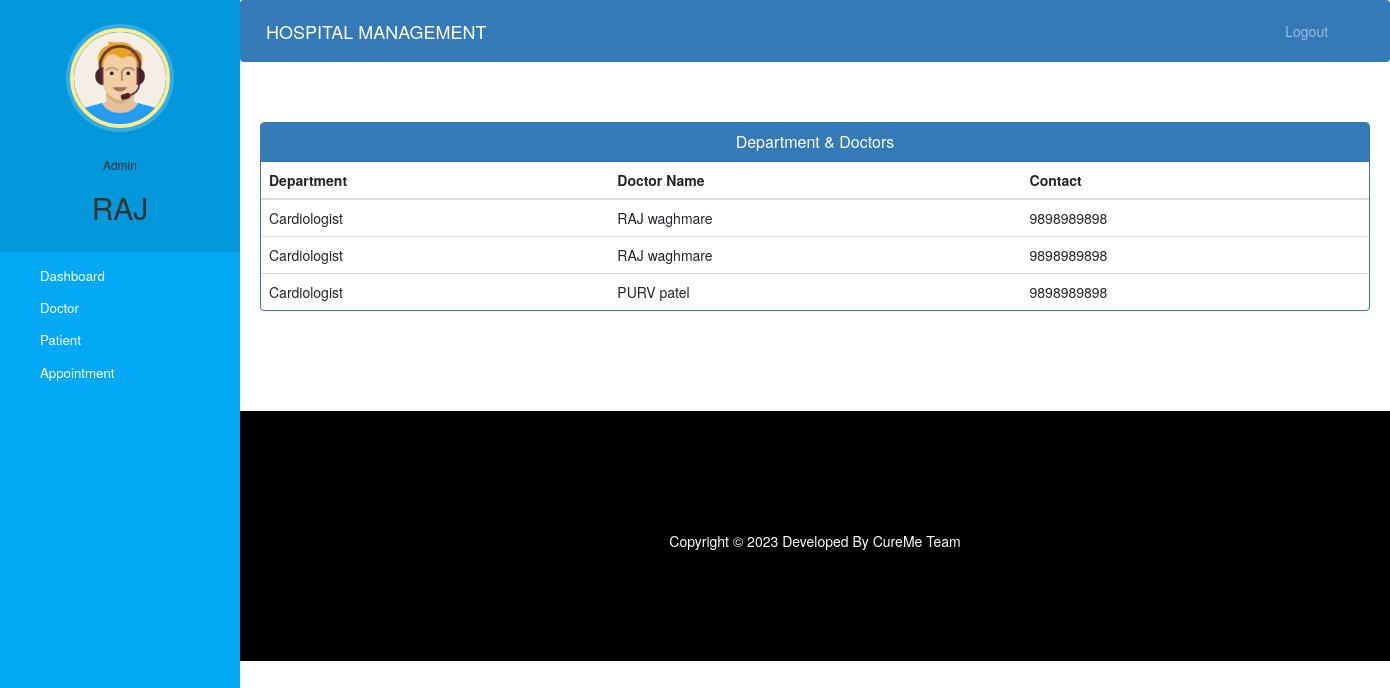
Screenshot of /admin-view-doctor-specialisation (signed in) with the database file from the repository.
### hospital/models.py (models this page shows, shortened)
class Doctor(models.Model):
    user=models.OneToOneField(User,on_delete=models.CASCADE)
    profile_pic= models.ImageField(upload_to='profile_pic/DoctorProfilePic/',null=True,blank=True)
    address = models.CharField(max_length=40)
    mobile = models.CharField(max_length=20,null=True)
    department= models.CharField(max_length=50,choices=departments,default='Cardiologist')
    status=models.BooleanField(default=False)
    @property
    def get_name(self):
        return self.user.first_name+" "+self.user.last_name

### hospital/views.py (the view)
# urls.py: path('admin-view-doctor-specialisation',views.admin_view_doctor_specialisation_view,name='admin-view-doctor-specialisation'),
@login_required(login_url='adminlogin')
@user_passes_test(is_admin)
def admin_view_doctor_specialisation_view(request):
    doctors=models.Doctor.objects.all().filter(status=True)
    return render(request,'hospital/admin_view_doctor_specialisation.html',{'doctors':doctors})

### hospital/views.py (called while the page is built)
def is_admin(user):
    return user.groups.filter(name='ADMIN').exists()

### templates/hospital/admin_view_doctor_Specialisation.html (shortened to what this page needs)
{% extends 'hospital/admin_base.html' %}
{% block content %}
<head>
  <link href="//netdna.bootstrapcdn.com/bootstrap/3.0.0/css/bootstrap.min.css" rel="stylesheet" id="bootstrap-css">
</head>
<div class="container">
  <div class="panel panel-primary">
    <div class="panel-heading">
      <h6 class="panel-title">Department & Doctors</h6>
    </div>
    <table class="table table-hover" id="dev-table">
      <thead>
        <tr>
          <th>Department</th>
          <th>Doctor Name</th>
          <th>Contact</th>
        </tr>
      </thead>
      {% for d in doctors %}
      <tr>
        <td>{{d.department}}</td>
        <td> {{d.get_name}}</td>
        <td>{{d.mobile}}</td>
      </tr>
      {% endfor %}
    </table>
  </div>
</div>
{% endblock content %}

### templates/hospital/admin_base.html (shortened to what this page needs)
<!DOCTYPE html>
{% load static %}
<html lang="en">
<head>
  <link rel="stylesheet" href="https://stackpath.bootstrapcdn.com/bootstrap/4.3.1/css/bootstrap.min.css">
  <link rel="stylesheet" href="https://maxcdn.bootstrapcdn.com/font-awesome/4.7.0/css/font-awesome.min.css">
  <link rel="stylesheet" href="{% static '/style.css' %}">
</head>
<body>
  <nav class="menu" tabindex="0">
    <header class="avatar">
      <img src="{% static "images/adminpropic.png" %}" />
      <br><br>
      <h6>Admin</h6>
      <h2>{{request.user.first_name}}</h2>
    </header>
    <ul>
      <li tabindex="0" class="icon-dashboard"> <a style="color:white; text-decoration:none;" href="/admin-dashboard"><span>Dashboard</span></a> </li>
      <li tabindex="0" class="icon-customers"> <a style="color:white; text-decoration:none;" href="/admin-doctor"><span>Doctor</span></a></li>
      <li tabindex="0" class="icon-users"> <a style="color:white; text-decoration:none;" href="/admin-patient"><span>Patient</span></a></li>
      <li tabindex="0" class="icon-calendar"> <a style="color:white; text-decoration:none;" href="/admin-appointment"><span>Appointment</span></a></li>
    </ul>
  </nav>
  <main>
    <div class="bs-example">
      <nav class="navbar navbar-expand-md  navbar-dark fixed-top" style="background:#337AB7;">
        <a href="/admin-dashboard" class="navbar-brand">HOSPITAL MANAGEMENT</a>
        <div class="collapse navbar-collapse justify-content-between" id="navbarCollapse">
          <div class="navbar-nav" style=" margin-left: 90%;">
            <a href="/logout" class="nav-item nav-link">Logout</a>
          </div>
        </div>
      </nav>
    </div>
    <br><br>
    {% block content %}
    {% endblock content %}
    <br><br><br><br>
    <footer>
      <br>
      <div class="container">
        <div class="row">
          <div class="col-md-12 col-sm-12">
            <div style="color:#ffffff;" class="wow fadeInUp footer-copyright">
              <p>
                Copyright &copy; 2023 Developed By CureMe Team </p>
            </div>
          </div>
        </div>
      </div>
    </footer>
  </main>
</body>
</html>

### static/style.css (style rules this page uses)
body { padding-left: 240px; }
main { position: relative; height: 100vh; }
.menu { background: #5bc995; height: 100vh; width: 240px; position: fixed; top: 0px; left: 0; z-index: 5; outline: none; }
.menu .avatar { background: rgba(0, 0, 0, 0.1); padding: 2em 0.5em; text-align: center; }
.menu .avatar img { width: 100px; border-radius: 50%; overflow: hidden; border: 4px solid #ffea92; box-shadow: 0 0 0 4px rgba(255, 255, 255, 0.2); }
.menu .avatar h2 { font-weight: normal; margin-bottom: 0; }
.menu ul { list-style: none; padding: 0.5em 0; margin: 0; }
.menu ul li { padding: 0.5em 1em 0.5em 3em; font-size: 0.95em; font-weight: regular; background-repeat: no-repeat; background-position: left 15px center; background-size: auto 20px; transition: all 0.15s linear; cursor: pointer; }
.menu ul li.icon-dashboard { background-image: url("http://www.entypo.com/images//gauge.svg"); }
.menu ul li.icon-customers { background-image: url("http://www.entypo.com/images//briefcase.svg"); }
.menu ul li.icon-users { background-image: url("http://www.entypo.com/images//users.svg"); }
.menu ul li.icon-calendar { background-image: url("http://www.entypo.com/images//calendar.svg"); }

### templates/hospital/admin_base.html (style rules this page uses)
a:link { text-decoration: none; }
a { color: white; }
footer { padding: 0px 0px 0px 0px; background-color: black; margin: 0px; }
p { text-align: center; }
body { padding-left: 240px; }
main { position: relative; height: 100vh; }
.menu { background: #03a9f4; height: 100vh; width: 240px; position: fixed; top: 0px; left: 0; z-index: 5; outline: none; }
.menu .avatar { background: rgba(0, 0, 0, 0.1); padding: 2em 0.5em; text-align: center; }
.menu .avatar img { width: 100px; border-radius: 50%; overflow: hidden; border: 4px solid #ffea92; box-shadow: 0 0 0 4px rgba(255, 255, 255, 0.2); }
.menu .avatar h2 { font-weight: normal; margin-bottom: 0; }
.menu ul { list-style: none; padding: 0.5em 0; margin: 0; }
.menu ul li { padding: 0.5em 1em 0.5em 3em; font-size: 0.95em; font-weight: regular; background-repeat: no-repeat; background-position: left 15px center; background-size: auto 20px; transition: all 0.15s linear; cursor: pointer; }
.menu ul li.icon-dashboard { background-image: url("http://www.entypo.com/images//gauge.svg"); }
.menu ul li.icon-customers { background-image: url("http://www.entypo.com/images//briefcase.svg"); }
.menu ul li.icon-users { background-image: url("http://www.entypo.com/images//users.svg"); }
.menu ul li.icon-calendar { background-image: url("http://www.entypo.com/images//calendar.svg"); }

### templates/hospital/admin_view_doctor_Specialisation.html (style rules this page uses)
a:link { text-decoration: none; }
h6 { text-align: center; }
.row { margin: 100px; }

### rows the page displays
Doctor: department "Cardiologist", get_name "RAJ waghmare", mobile "9898989898"
Doctor: department "Cardiologist", get_name "RAJ waghmare", mobile "9898989898"
Doctor: department "Cardiologist", get_name "PURV patel", mobile "9898989898"

### other values shown
{{ request.user.first_name }} "RAJ"
